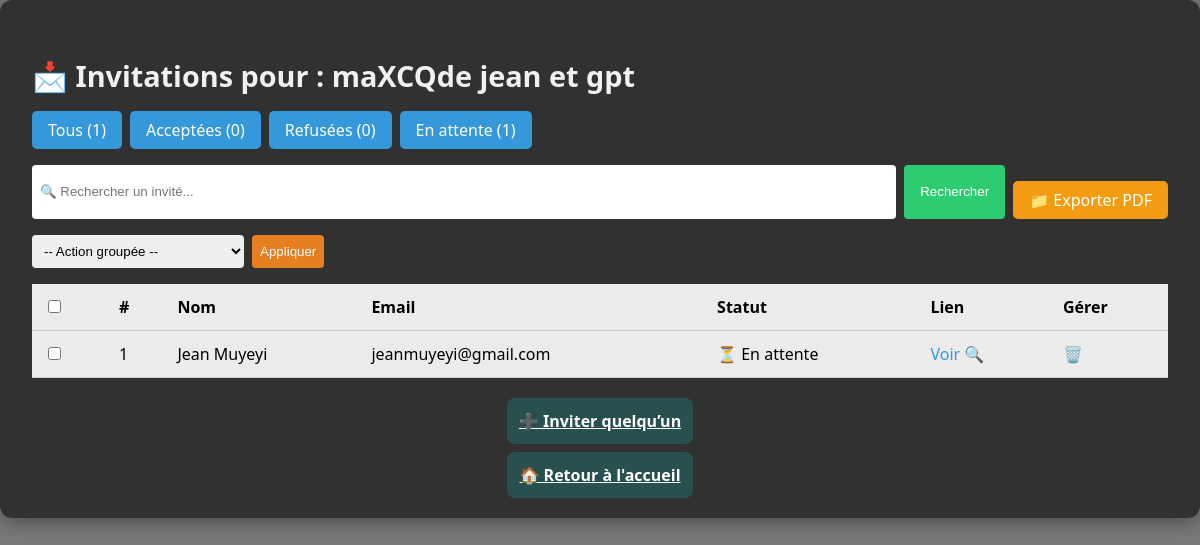
The app's page /evenement/28/invitations/ (signed in) with its own data.
### core/models.py (models this page shows, shortened)
class Evenement(models.Model):
    organisateur = models.ForeignKey(User, on_delete=models.CASCADE)
    titre = models.CharField(max_length=100)
    date = models.DateTimeField()
    lieu = models.CharField(max_length=200)
    description = models.TextField(blank=True)
    style_invitation = models.CharField(
        max_length=20,
        choices=STYLE_CHOICES,
        default='classique',
        help_text="Style visuel prédéfini pour l'invitation."
    )
    image_evenement = models.ImageField(
        upload_to='evenements/',
        null=True,
        blank=True,
        help_text="Image d'illustration de l’événement."
    )

class Invitation(models.Model):
    evenement = models.ForeignKey(
        Evenement,
        on_delete=models.CASCADE,
        related_name="invitations",
        help_text="Événement auquel cette invitation est liée."
    )
    nom_invite = models.CharField(max_length=100)
    email = models.EmailField()
    numero_telephone = models.CharField(
        max_length=15,
        blank=True,
        null=True,
        help_text="Numéro de téléphone de l'invité."
    )
    statut = models.CharField(
        max_length=10,
        choices=[
            ("accepte", "Accepté"),
            ("refuse", "Refusé"),
            ("en_attente", "En attente")
        ],
        default="en_attente",
        help_text="Statut de la réponse de l'invité."
    )
    lien = models.UUIDField(
        default=uuid.uuid4,
        unique=True,
        editable=False,
        help_text="Lien unique pour chaque invitation."
    )
    date_reponse = models.DateTimeField(
        null=True,
        blank=True,
        help_text="Date de réponse de l'invité (si disponible)."
    )
    def get_absolute_url(self):
        return reverse('afficher_invitation', args=[self.id])

### core/views.py (the view, shortened to what this page needs)
# urls.py: path('evenement/<int:evenement_id>/invitations/', views.gestion_invitations, name='gestion_invitations'),
@login_required(login_url='login_vue')
def gestion_invitations(request, evenement_id):
    evenement = get_object_or_404(Evenement, id=evenement_id)
    invitations = Invitation.objects.filter(evenement=evenement)
    query = request.GET.get('q')
    if query:
        invitations = invitations.filter(nom_invite__icontains=query)
    statut = request.GET.get('statut')
    if statut in ['accepte', 'refuse', 'en_attente']:
        invitations = invitations.filter(statut=statut)
    total = invitations.count()
    nb_accepte = invitations.filter(statut="accepte").count()
    nb_refuse = invitations.filter(statut="refuse").count()
    nb_attente = invitations.filter(statut="en_attente").count()
    context = {
        'evenement': evenement,
        'invitations': invitations,
        'total': total,
        'nb_accepte': nb_accepte,
        'nb_refuse': nb_refuse,
        'nb_attente': nb_attente,
    }
    return render(request, 'core/gestion_invitations.html', context)

### core/templates/core/gestion_invitations.html (shortened to what this page needs)
{% load static %}
<!DOCTYPE html>
<html lang="fr">
  <head>
    <link rel="stylesheet" href="{% static 'css/gestion_invitations.css' %}" />
  </head>
  <body>
    <div class="gestion-bg">
      <div class="container transparent-box fade-in">
        <h2 class="page-title">
          📩 Invitations pour :
          <span class="event-title">{{ evenement.titre }}</span>
        </h2>
        <div class="filters">
          <a href="?" class="filter-btn">Tous ({{ total }})</a>
          <a href="?statut=accepte" class="filter-btn accepte">Acceptées ({{ nb_accepte }})</a>
          <a href="?statut=refuse" class="filter-btn refuse">Refusées ({{ nb_refuse }})</a>
          <a href="?statut=en_attente" class="filter-btn attente">En attente ({{ nb_attente }})</a>
        </div>
        <form method="GET" action="" class="search-form">
          <input type="text" name="q" placeholder="🔍 Rechercher un invité..." value="{{ request.GET.q }}">
          <button type="submit">Rechercher</button>
          <a href="{% url 'gestion_invitations' evenement.id %}?export_pdf=1" class="export-btn">📁 Exporter PDF</a>
        </form>
        <form method="POST" action="{% url 'action_invitations_groupees' evenement.id %}">
          <div class="bulk-actions">
            <select name="action">
              <option value="">-- Action groupée --</option>
            </select>
            <button type="submit">Appliquer</button>
          </div>
          <div class="table-wrapper">
            <table class="invitations-table fade-in">
              <thead>
                <tr>
                  <th><input type="checkbox" onclick="toggleAll(this)"></th>
                  <th>#</th>
                  <th>Nom</th>
                  <th>Email</th>
                  <th>Statut</th>
                  <th>Lien</th>
                  <th>Gérer</th>
                </tr>
              </thead>
              <tbody>
                {% for invite in invitations %}
                <tr class="invite-row">
                  <td><input type="checkbox" name="selection" value="{{ invite.id }}" class="select-invite"></td>
                  <td>{{ forloop.counter }}</td>
                  <td>{{ invite.nom_invite }}</td>
                  <td>{{ invite.email }}</td>
                  <td>
                    {% if invite.statut == "accepte" %} ✅ Acceptée
                    {% elif invite.statut == "refuse" %} ❌ Refusée
                    {% else %} ⏳ En attente {% endif %}
                  </td>
                  <td>
                    <a href="{{ invite.get_absolute_url }}" class="link-blue" target="_blank">Voir</a> 🔍
                  </td>
                  <td>
                    <a href="{% url 'supprimer_invitation' invite.id %}" class="action-delete" onclick="return confirm('Supprimer cette invitation ?');">🗑️</a>
                  </td>
                </tr>
                {% empty %}
                <tr>
                  <td colspan="6" class="no-invitation">Aucune invitation.</td>
                </tr>
                {% endfor %}
              </tbody>
            </table>
          </div>
        </form>
        <div class="add-btn-wrapper">
          <a href="{% url 'cree_invitation' evenement.id %}" class="add-btn">➕ Inviter quelqu’un</a>
        </div>
        <div class="add-btn-wrapper">
          <a href="{% url 'accueil_vue' %}" class="add-btn">🏠 Retour à l'accueil </a>
        </div>
      </div>
    </div>
  </body>
</html>

### core/static/css/gestion_invitations.css (style rules this page uses)
:root { --color-primary: #7b7a7a; --color-bg: #fff4f4; --color-dark: #1d1c1c; --color-text: #1e1e1e; --color-accent: #598280; --color-hover: #28504f; }
body { margin: 0; font-family: "Segoe UI", Tahoma, Geneva, Verdana, sans-serif; background-color: #7b7a7a; background-size: cover; color: #fff; }
.transparent-box { background: rgba(0, 0, 0, 0.6); padding: 2rem; border-radius: 12px; box-shadow: 0 4px 20px rgba(0, 0, 0, 0.4); }
.fade-in { animation: fadeIn 1s ease-in; }
h2.page-title { font-size: 1.8rem; margin-bottom: 1rem; color: #f1f1f1; }
.filters { margin: 1rem 0; display: flex; flex-wrap: wrap; gap: 0.5rem; }
.filter-btn { padding: 0.5rem 1rem; border-radius: 5px; background: #3498db; color: white; text-decoration: none; transition: background 0.3s; }
.search-form { margin-bottom: 1rem; display: flex; flex-wrap: wrap; gap: 0.5rem; }
.search-form input[type="text"] { flex: 1; padding: 0.5rem; border-radius: 4px; border: none; }
.search-form button { padding: 0.5rem 1rem; background: #2ecc71; border: none; border-radius: 4px; color: white; cursor: pointer; }
.bulk-actions { margin: 1rem 0; display: flex; gap: 0.5rem; flex-wrap: wrap; }
.bulk-actions select, .bulk-actions button { padding: 0.5rem; border-radius: 4px; border: none; }
.bulk-actions button { background-color: #e67e22; color: white; cursor: pointer; }
.export-btn { margin-top: 1rem; display: inline-block; padding: 0.5rem 1rem; background-color: #f39c12; color: #fff; border-radius: 5px; text-decoration: none; transition: background 0.3s; }
.table-wrapper { overflow-x: auto; margin-top: 1rem; }
.invitations-table { width: 100%; border-collapse: collapse; background-color: rgba(255, 255, 255, 0.9); color: #000; }
.invitations-table th, .invitations-table td { padding: 0.75rem; text-align: left; border-bottom: 1px solid #ccc; }
.link-blue { color: #3498db; text-decoration: none; }
.action-delete { color: red; text-decoration: none; font-weight: bold; }
.add-btn-wrapper { margin-top: 2rem; text-align: center; }
.add-btn { width: 100%; padding: 0.75rem; background: var(--color-hover); color: #fff; border: none; border-radius: 0.5rem; font-weight: bold; cursor: pointer; transition: background 0.2s; }

### records on screen
Evenement: titre "maXCQde jean et gpt"
Invitation: nom_invite "Jean Muyeyi", email "jeanmuyeyi@gmail.com", statut "⏳ En attente"

### other values on screen
{{ total }} "1"
{{ nb_accepte }} "0"
{{ nb_refuse }} "0"
{{ nb_attente }} "1"
